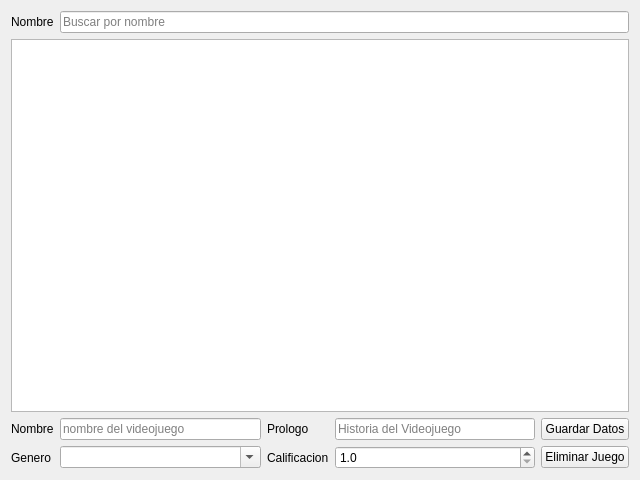
<?xml version="1.0" encoding="UTF-8"?>
<ui version="4.0">
 <class>GameLibraryWidget</class>
 <widget class="QWidget" name="GameLibraryWidget">
  <property name="geometry">
   <rect>
    <x>0</x>
    <y>0</y>
    <width>640</width>
    <height>480</height>
   </rect>
  </property>
  <property name="minimumSize">
   <size>
    <width>640</width>
    <height>480</height>
   </size>
  </property>
  <property name="windowTitle">
   <string>Form</string>
  </property>
  <layout class="QVBoxLayout" name="verticalLayout">
   <item>
    <layout class="QHBoxLayout" name="horizontalLayoutBuscador">
     <item>
      <widget class="QLabel" name="labelBuscador">
       <property name="sizePolicy">
        <sizepolicy hsizetype="Fixed" vsizetype="Preferred">
         <horstretch>0</horstretch>
         <verstretch>0</verstretch>
        </sizepolicy>
       </property>
       <property name="text">
        <string>Nombre</string>
       </property>
      </widget>
     </item>
     <item>
      <widget class="QLineEdit" name="lineEditBuscador">
       <property name="sizePolicy">
        <sizepolicy hsizetype="Expanding" vsizetype="Fixed">
         <horstretch>2</horstretch>
         <verstretch>0</verstretch>
        </sizepolicy>
       </property>
       <property name="placeholderText">
        <string>Buscar por nombre</string>
       </property>
      </widget>
     </item>
    </layout>
   </item>
   <item>
    <widget class="QTableView" name="tableViewLibreria"/>
   </item>
   <item>
    <layout class="QGridLayout" name="gridLayoutDatos">
     <item row="0" column="1">
      <widget class="QLineEdit" name="lineEditNombre">
       <property name="placeholderText">
        <string>nombre del videojuego</string>
       </property>
      </widget>
     </item>
     <item row="1" column="2">
      <widget class="QLabel" name="labelCalificacion">
       <property name="text">
        <string>Calificacion</string>
       </property>
      </widget>
     </item>
     <item row="1" column="1">
      <widget class="QComboBox" name="comboBoxGenero">
       <property name="toolTip">
        <string>El genero principal del Videojuego</string>
       </property>
       <property name="statusTip">
        <string/>
       </property>
       <property name="whatsThis">
        <string/>
       </property>
       <property name="editable">
        <bool>true</bool>
       </property>
       <property name="placeholderText">
        <string/>
       </property>
      </widget>
     </item>
     <item row="0" column="2">
      <widget class="QLabel" name="labelPrologo">
       <property name="text">
        <string>Prologo</string>
       </property>
      </widget>
     </item>
     <item row="0" column="0">
      <widget class="QLabel" name="labelNombre">
       <property name="text">
        <string>Nombre</string>
       </property>
      </widget>
     </item>
     <item row="1" column="3">
      <widget class="QDoubleSpinBox" name="doubleSpinBoxCalificacion">
       <property name="font">
        <font>
         <bold>false</bold>
        </font>
       </property>
       <property name="toolTip">
        <string>puntuacion del 1 al 5 con decimales del videojuego</string>
       </property>
       <property name="statusTip">
        <string/>
       </property>
       <property name="whatsThis">
        <string/>
       </property>
       <property name="wrapping">
        <bool>false</bool>
       </property>
       <property name="readOnly">
        <bool>false</bool>
       </property>
       <property name="showGroupSeparator" stdset="0">
        <bool>false</bool>
       </property>
       <property name="decimals">
        <number>1</number>
       </property>
       <property name="minimum">
        <double>1.000000000000000</double>
       </property>
       <property name="maximum">
        <double>5.000000000000000</double>
       </property>
       <property name="singleStep">
        <double>0.500000000000000</double>
       </property>
       <property name="stepType">
        <enum>QAbstractSpinBox::StepType::DefaultStepType</enum>
       </property>
      </widget>
     </item>
     <item row="0" column="3">
      <widget class="QLineEdit" name="lineEditPrologo">
       <property name="placeholderText">
        <string>Historia del Videojuego</string>
       </property>
      </widget>
     </item>
     <item row="1" column="0">
      <widget class="QLabel" name="labelGenero">
       <property name="text">
        <string>Genero</string>
       </property>
      </widget>
     </item>
     <item row="0" column="4">
      <widget class="QPushButton" name="pushButtonGuardar">
       <property name="text">
        <string>Guardar Datos</string>
       </property>
      </widget>
     </item>
     <item row="1" column="4">
      <widget class="QPushButton" name="pushButtonEliminar">
       <property name="text">
        <string>Eliminar Juego</string>
       </property>
      </widget>
     </item>
    </layout>
   </item>
  </layout>
 </widget>
 <resources/>
 <connections/>
</ui>
